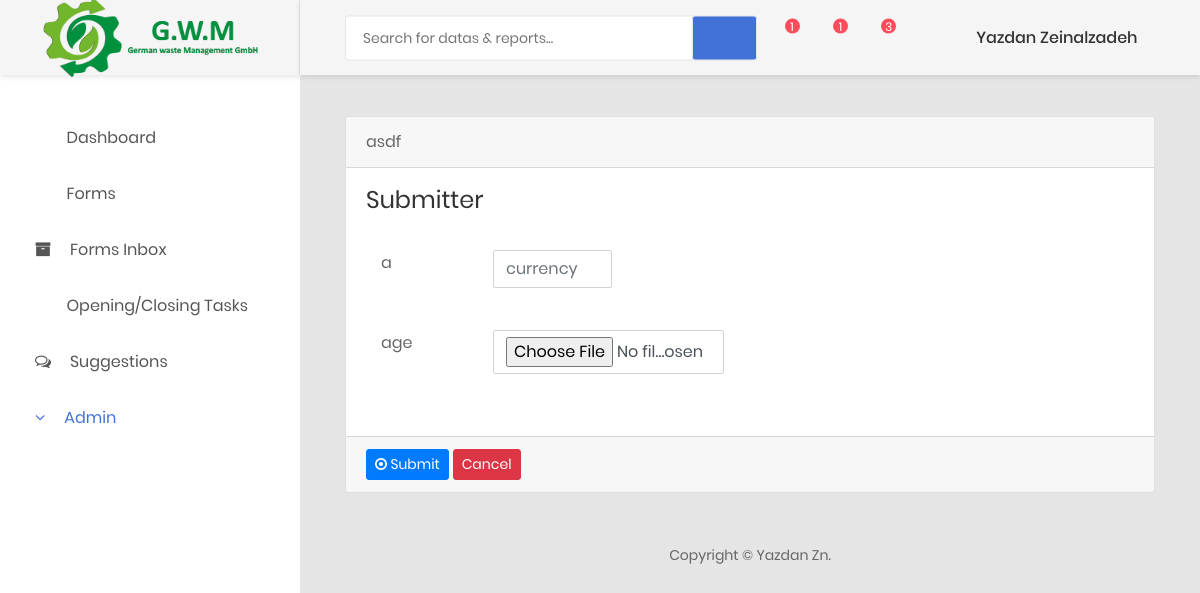
The app's page /dashboard/forms/asdf (signed in) with its own data.
### dashboard/models.py (models this page shows, shortened)
class User(AbstractUser):
    email = models.CharField(max_length=80,unique=True)
    username = models.CharField(max_length=45,unique=True)
    first_name = models.CharField(max_length=45)
    last_name =  models.CharField(max_length=45)
    role = models.CharField(max_length=45, choices=ROLES)
    department = models.ForeignKey("Department",on_delete=models.SET_NULL, null=True)
    USERNAME_FIELD="username"
    REQUIRED_FIELDS=['email',"first_name","last_name","role"]

class FormSample(models.Model):
    title = models.CharField(max_length=50)
    description = models.TextField()
    fields = models.JSONField(null=True) # Type: , Value:
    transitions = models.JSONField(null=True)
    theme_color = models.CharField(null=True,max_length=50)

### dashboard/views.py (the view, shortened to what this page needs)
# urls.py: path("forms/<str:form_title>", views.dashboard_new_form, name="form-add"),
def dashboard_new_form(request,form_title):
    if not request.user.is_authenticated:
        return redirect("login")
    form_sample = FormSample.objects.filter(title=form_title).first()
    for field in form_sample.fields:
        if field["field_type"] == 'radio' or field["field_type"] == 'checkbox':
            field['extra_details'] = field['extra_details'].split('\n')
    return render(request, 'dashboard/newform.html',{'page':'forms-admin','form_title':form_sample.title,'form_description':form_sample.description,"fields":form_sample.fields})

### dashboard/templates/dashboard/newform.html (shortened to what this page needs)
{% extends 'dashboard/base.html' %}
{% block content %}
<div class="col-sm-">
    <div class="card">
        <div class="card-header">
            {{ form_title }}
        </div>
        <form enctype="multipart/form-data" id="customform" action="" method="post" class="">
        <div class="card-body card-block">
            <div class="card-title">
                <h3 class="title-2">Submitter</h3>
                <br>
            </div>
                {% for field in fields %}
                    {% if field.field_type == 'number' %}
                        <div class="form-group col col-md-7">
                            <div class="row form-group">
                                <div class="col col-md-3">
                                    <label for="text-input" class=" form-control-label">{{ field.field_title }}</label>
                                </div>
                                <div class="col-12 col-md-4">
                                    <input type="text" id="{{ field.field_title }}" name="{{ field.field_title }}" placeholder="{{ field.extra_details }}" class="form-control">
                                </div>
                            </div>
                        </div>
                    {% elif field.field_type == 'attachment' %}
                        <div class="form-group col col-md-7">
                            <div class="row form-group">
                                <div class="col col-md-3">
                                    <label for="text-input" class=" form-control-label">{{ field.field_title }}</label>
                                </div>
                                <div class="col col-md-7">
                                    <input type="file" id="{{ field.field_title }}" name="{{ field.field_title }}" class="form-control">
                                </div>
                            </div>
                        </div>
                    {% endif %}
                    <br>
                {% endfor %}
        </div>
        <div class="card-footer">
            <button id="submit_butt" type="submit" class="btn btn-primary btn-sm">
                <i class="fa fa-dot-circle-o"></i> Submit
            </button>
            <button type="reset" class="btn btn-danger btn-sm">
                Cancel
            </button>
        </div>
        </form>
    </div>
</div>
{% endblock content %}

### dashboard/templates/dashboard/base.html (shortened to what this page needs)
<!DOCTYPE html>
<html lang="en">
<head>
    {% load static %}
    <link href={% static "css/font-face.css" %} rel="stylesheet" media="all">
    <link href={% static "vendor/font-awesome-4.7/css/font-awesome.min.css" %} rel="stylesheet" media="all">
    <link href={% static "vendor/font-awesome-5/css/fontawesome-all.min.css" %} rel="stylesheet" media="all">
    <link href={% static "vendor/mdi-font/css/material-design-iconic-font.min.css" %} rel="stylesheet" media="all">
    <link rel="stylesheet" href="https://cdnjs.cloudflare.com/ajax/libs/font-awesome/4.7.0/css/font-awesome.min.css">
    <link href={% static "vendor/bootstrap-4.1/bootstrap.min.css" %} rel="stylesheet" media="all">
    <link href={% static "vendor/animsition/animsition.min.css" %} rel="stylesheet" media="all">
    <link href={% static "vendor/bootstrap-progressbar/bootstrap-progressbar-3.3.4.min.css" %} rel="stylesheet" media="all">
    <link href={% static "vendor/wow/animate.css" %} rel="stylesheet" media="all">
    <link href={% static "vendor/css-hamburgers/hamburgers.min.css" %} rel="stylesheet" media="all">
    <link href={% static "vendor/slick/slick.css" %} rel="stylesheet" media="all">
    <link href={% static "vendor/select2/select2.min.css" %} rel="stylesheet" media="all">
    <link href={% static "vendor/perfect-scrollbar/perfect-scrollbar.css" %} rel="stylesheet" media="all">
    <link href={% static "css/theme.css" %} rel="stylesheet" media="all">
</head>
<body class="animsition">
    <div class="page-wrapper">
        <aside class="menu-sidebar d-none d-lg-block">
            <div class="logo">
                <a href="#">
                    <img src={% static "images/icon/logo.png"%} alt="Cool Admin" />
                </a>
            </div>
            <div class="menu-sidebar__content js-scrollbar1">
                <nav class="navbar-sidebar">
                    <ul class="list-unstyled navbar__list">
                        <li {% if page == "dashboard" %} class="active" {% endif %}>
                            <a href="{% url "dashboard"  %}">
                                <i class="fas fa-tachometer-alt"></i>Dashboard</a>
                        </li>
                        <li {% if page == "forms" %} class="active" {% endif %}>
                            <a href={% url "forms"%}>
                                <i class="far fa-check-square"></i>Forms</a>
                        </li>
                        <li {% if page == "forms-inbox" %} class="active" {% endif %}>
                            <a href={% url "forms-inbox"%}>
                                <i class="fa fa-archive"></i>Forms Inbox</a>
                        </li>
                        <li {% if page == "oc-tasks" %} class="active" {% endif %}>
                            <a href={% url "oc-tasks"%}>
                                <i class="far  fa-calendar-o"></i>Opening/Closing Tasks</a>
                        </li>
                        <li {% if page == "suggestions" %} class="active" {% endif %}>
                            <a href={% url "suggestions"%}>
                                <i class="fa fa-comments-o" style="font-size:16px"></i>Suggestions</a>
                        </li>
                        {% if user.is_superuser %}
                        <li class="has-sub{% if page == "forms-admin" or page == "oc-admin" or page == "suggestions-admin"%} active {% endif %}">
                            <a class="js-arrow " href="#"><i class="fa fa-angle-down "></i>Admin</a>
                        </li>
                        {% endif %}
                    </ul>
                </nav>
            </div>
        </aside>
        <div class="page-container">
            <header class="header-desktop">
                <div class="section__content section__content--p30">
                    <div class="container-fluid">
                        <div class="header-wrap">
                            <form class="form-header" action="" method="POST">
                                <input class="au-input au-input--xl" type="text" name="search" placeholder="Search for datas &amp; reports..." />
                                <button class="au-btn--submit" type="submit">
                                    <i class="zmdi zmdi-search"></i>
                                </button>
                            </form>
                            <div class="header-button">
                                <div class="noti-wrap">
                                    <div class="noti__item js-item-menu">
                                        <i class="zmdi zmdi-comment-more"></i>
                                        <span class="quantity">1</span>
                                    </div>
                                    <div class="noti__item js-item-menu">
                                        <i class="zmdi zmdi-email"></i>
                                        <span class="quantity">1</span>
                                    </div>
                                    <div class="noti__item js-item-menu">
                                        <i class="zmdi zmdi-notifications"></i>
                                        <span class="quantity">3</span>
                                    </div>
                                </div>
                                <div class="account-wrap">
                                    <div class="account-item clearfix js-item-menu">
                                        <div class="image">
                                        </div>
                                        <div class="content">
                                            <a class="js-acc-btn" href="#">{{ user.first_name }} {{ user.last_name }}</a>
                                        </div>
                                    </div>
                                </div>
                            </div>
                        </div>
                    </div>
                </div>
            </header>
            <div class="main-content">
                <div class="section__content section__content--p30">
                    <div class="container-fluid">
                        {% block content %}
                        {% endblock content %}
                        <div class="row">
                            <div class="col-md-12">
                                <div class="copyright">
                                    <p>Copyright © Yazdan Zn</a>.</p>
                                </div>
                            </div>
                        </div>
                    </div>
                </div>
            </div>
        </div>
    </div>
</body>
</html>

### records on screen
User: first_name "Yazdan", last_name "Zeinalzadeh"
FormSample: title "asdf"

### other values on screen
{{ field.field_title }} "a"
{{ field.field_title }} "age"
